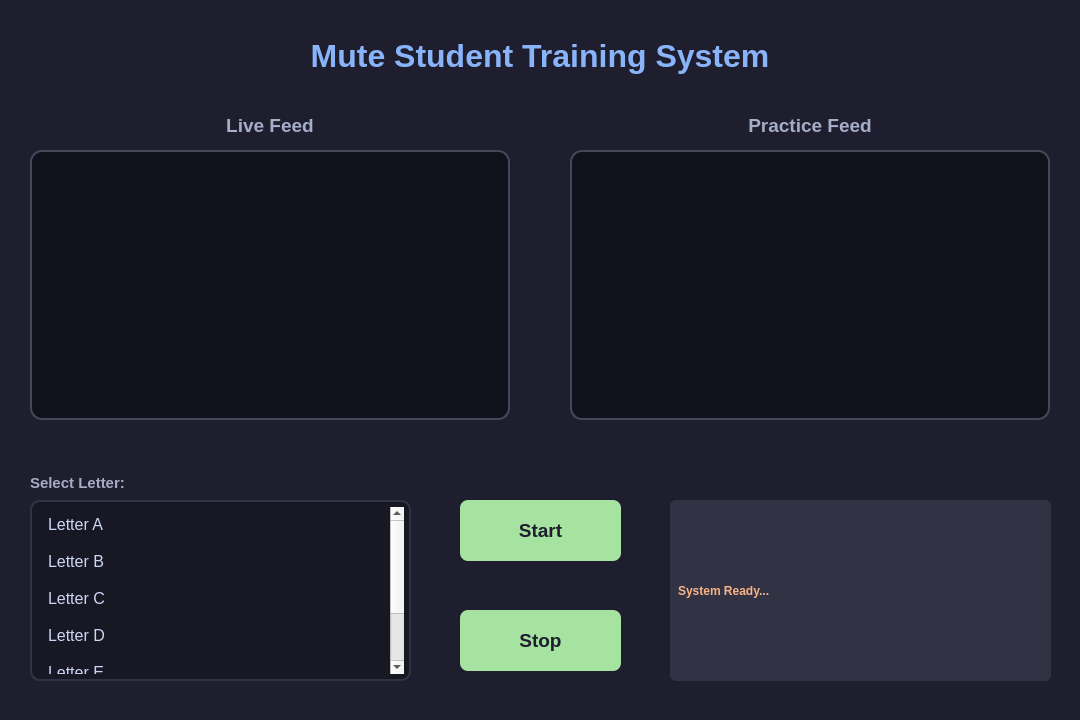
<?xml version="1.0" encoding="UTF-8"?>
<ui version="4.0">
 <class>Dialog</class>
 <widget class="QDialog" name="Dialog">
  <property name="geometry">
   <rect>
    <x>0</x>
    <y>0</y>
    <width>1080</width>
    <height>720</height>
   </rect>
  </property>
  <property name="windowTitle">
   <string>Mute Student Training System</string>
  </property>
  <property name="styleSheet">
   <string notr="true">
    /* --- Main Window Background --- */
    QDialog {
        background-color: #1e1e2e; /* Dark Blue/Grey */
        color: #cdd6f4;
        font-family: &quot;Segoe UI&quot;, sans-serif;
    }

    /* --- Video Feeds (The Labels) --- */
    QLabel#Live_video, QLabel#practis_vid {
        background-color: #11111b; 
        border: 2px solid #45475a; 
        border-radius: 12px;       
    }

    /* --- Topic Title --- */
    QLabel#topic {
        color: #89b4fa; /* Soft Blue */
        font-weight: bold;
    }

    /* --- Main Button --- */
    QPushButton {
        background-color: #a6e3a1; /* Green Accent */
        color: #1e1e2e;            /* Dark text */
        border-radius: 8px;
        font-weight: bold;
        font-size: 14pt;
        border: none;
    }
    QPushButton:hover {
        background-color: #94e2d5; /* Teal on hover */
    }
    QPushButton:pressed {
        background-color: #89b4fa; /* Blue on click */
        padding-top: 2px;          
    }

    /* --- List Widget (The Selection List) --- */
    QListWidget {
        background-color: #181825;
        border: 2px solid #313244;
        border-radius: 10px;
        color: #cdd6f4;
        padding: 5px;
        font-size: 12pt;
        outline: 0; /* Removes dotted line on focus */
    }
    QListWidget::item {
        padding: 8px;
        border-radius: 5px;
        margin-bottom: 2px;
    }
    QListWidget::item:hover {
        background-color: #313244;
    }
    QListWidget::item:selected {
        background-color: #89b4fa; /* Blue selection */
        color: #1e1e2e;            /* Dark text on selection */
        font-weight: bold;
    }

    /* --- Status Label --- */
    QLabel#Display_status {
        background-color: #313244;
        color: #fab387; /* Peach/Orange text */
        border-radius: 6px;
        padding: 5px;
        font-weight: bold;
        qproperty-alignment: AlignCenter;
    }
   </string>
  </property>
  <widget class="QLabel" name="topic">
   <property name="geometry">
    <rect>
     <x>0</x>
     <y>30</y>
     <width>1080</width>
     <height>51</height>
    </rect>
   </property>
   <property name="font">
    <font>
     <family>Segoe UI</family>
     <pointsize>24</pointsize>
     <weight>75</weight>
     <bold>true</bold>
    </font>
   </property>
   <property name="text">
    <string>Mute Student Training System</string>
   </property>
   <property name="alignment">
    <set>Qt::AlignCenter</set>
   </property>
  </widget>
  <widget class="QLabel" name="Live_video">
   <property name="geometry">
    <rect>
     <x>30</x>
     <y>150</y>
     <width>480</width>
     <height>270</height>
    </rect>
   </property>
   <property name="text">
    <string/>
   </property>
   <property name="pixmap">
    <pixmap>camara_not_working.jpg</pixmap>
   </property>
   <property name="scaledContents">
    <bool>true</bool>
   </property>
   <property name="alignment">
    <set>Qt::AlignCenter</set>
   </property>
  </widget>
  <widget class="QLabel" name="practis_vid">
   <property name="geometry">
    <rect>
     <x>570</x>
     <y>150</y>
     <width>480</width>
     <height>270</height>
    </rect>
   </property>
   <property name="text">
    <string/>
   </property>
   <property name="pixmap">
    <pixmap>camara_not_working.jpg</pixmap>
   </property>
   <property name="scaledContents">
    <bool>true</bool>
   </property>
   <property name="alignment">
    <set>Qt::AlignCenter</set>
   </property>
  </widget>
  <widget class="QPushButton" name="pushButton">
   <property name="geometry">
    <rect>
     <x>460</x>
     <y>500</y>
     <width>161</width>
     <height>61</height>
    </rect>
   </property>
   <property name="cursor">
    <cursorShape>PointingHandCursor</cursorShape>
   </property>
   <property name="text">
    <string>Start</string>
   </property>
  </widget>
  <widget class="QListWidget" name="letter_list">
   <property name="geometry">
    <rect>
     <x>30</x>
     <y>500</y>
     <width>381</width>
     <height>181</height>
    </rect>
   </property>
   <item>
    <property name="text">
     <string>Letter A</string>
    </property>
   </item>
   <item>
    <property name="text">
     <string>Letter B</string>
    </property>
   </item>
   <item>
    <property name="text">
     <string>Letter C</string>
    </property>
   </item>
   <item>
    <property name="text">
     <string>Letter D</string>
    </property>
   </item>
   <item>
    <property name="text">
     <string>Letter E</string>
    </property>
   </item>
   <item>
    <property name="text">
     <string>Letter F</string>
    </property>
   </item>
  </widget>
  <widget class="QLabel" name="label_list_title">
   <property name="geometry">
    <rect>
     <x>30</x>
     <y>470</y>
     <width>200</width>
     <height>25</height>
    </rect>
   </property>
   <property name="styleSheet">
    <string>color: #a6adc8; font-size: 11pt; font-weight: bold;</string>
   </property>
   <property name="text">
    <string>Select Letter:</string>
   </property>
  </widget>
  <widget class="QLabel" name="Display_status">
   <property name="geometry">
    <rect>
     <x>670</x>
     <y>500</y>
     <width>381</width>
     <height>181</height>
    </rect>
   </property>
   <property name="font">
    <font>
     <weight>75</weight>
     <bold>true</bold>
    </font>
   </property>
   <property name="text">
    <string>System Ready...</string>
   </property>
  </widget>
  <widget class="QLabel" name="label_1">
   <property name="geometry">
    <rect>
     <x>30</x>
     <y>110</y>
     <width>480</width>
     <height>31</height>
    </rect>
   </property>
   <property name="styleSheet">
    <string>color: #a6adc8; font-size: 14pt; font-weight: bold;</string>
   </property>
   <property name="text">
    <string>Live Feed</string>
   </property>
   <property name="alignment">
    <set>Qt::AlignCenter</set>
   </property>
  </widget>
  <widget class="QLabel" name="label_2">
   <property name="geometry">
    <rect>
     <x>570</x>
     <y>110</y>
     <width>480</width>
     <height>31</height>
    </rect>
   </property>
   <property name="styleSheet">
    <string>color: #a6adc8; font-size: 14pt; font-weight: bold;</string>
   </property>
   <property name="text">
    <string>Practice Feed</string>
   </property>
   <property name="alignment">
    <set>Qt::AlignCenter</set>
   </property>
  </widget>
  <widget class="QPushButton" name="stopBtn">
   <property name="geometry">
    <rect>
     <x>460</x>
     <y>610</y>
     <width>161</width>
     <height>61</height>
    </rect>
   </property>
   <property name="cursor">
    <cursorShape>PointingHandCursor</cursorShape>
   </property>
   <property name="text">
    <string>Stop</string>
   </property>
  </widget>
 </widget>
 <resources/>
 <connections/>
</ui>
